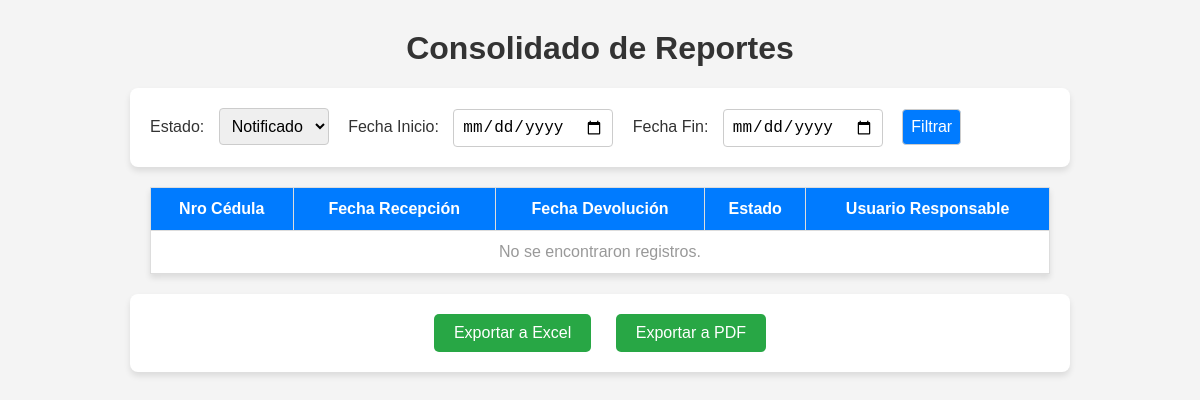
Page /reportes2.php?estado=Notificado on the earlier database version.
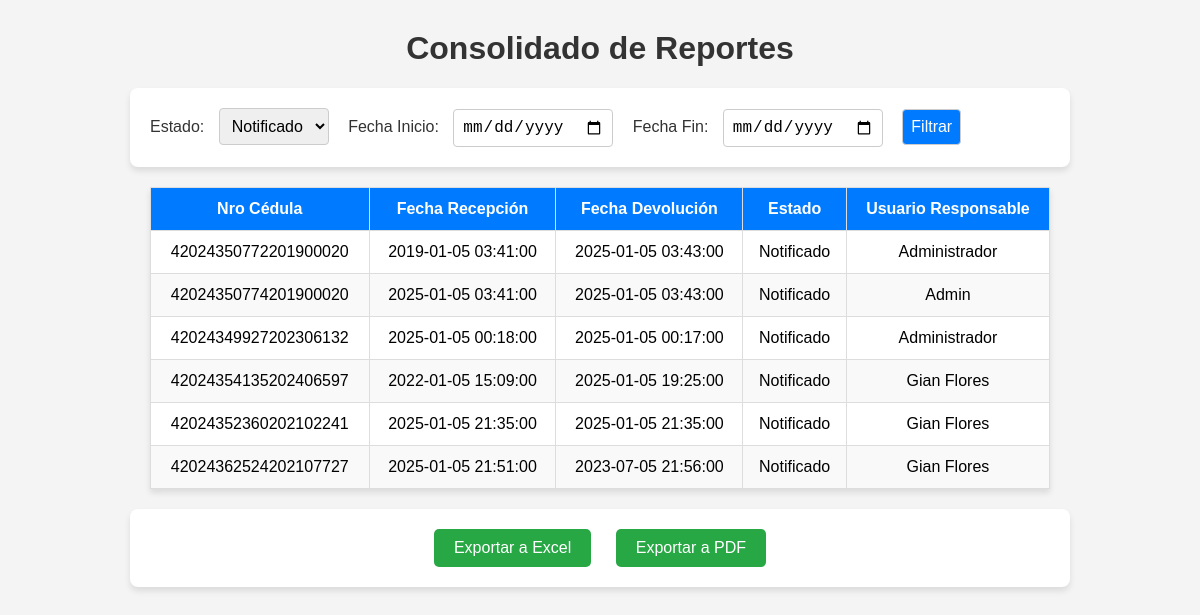
Same page on the later database version.
### tables this page shows
CREATE TABLE `c_ingresos` (
  `id` int(11) NOT NULL,
  `nro_cedula` varchar(20) NOT NULL,
  `id_usuario` int(11) NOT NULL,
  `cedula` varchar(250) NOT NULL,
  `anio` varchar(4) NOT NULL,
  `fecha_recep` datetime NOT NULL,
  `observaciones` varchar(250) DEFAULT NULL,
  `ipaddress` varchar(250) NOT NULL
);

CREATE TABLE `c_recepcion` (
  `id` int(11) NOT NULL,
  `nro_cedula` varchar(20) NOT NULL,
  `id_usuario` int(11) NOT NULL,
  `cedula` varchar(250) NOT NULL,
  `anio` varchar(250) NOT NULL,
  `fecha_devolucion` datetime DEFAULT NULL,
  `observaciones` varchar(250) DEFAULT NULL,
  `ipaddress` varchar(250) NOT NULL,
  `estado` varchar(250) NOT NULL
);

CREATE TABLE `usuarios` (
  `id` int(11) NOT NULL,
  `username` varchar(50) NOT NULL,
  `fullname` varchar(250) NOT NULL,
  `password` varchar(255) NOT NULL,
  `email` varchar(100) NOT NULL
);

### reportes2.php (the view, shortened to what this page needs)
<?php
require 'conexion.php';
$estado = isset($_GET['estado']) ? $_GET['estado'] : '';
$fecha_inicio = isset($_GET['fecha_inicio']) ? $_GET['fecha_inicio'] : '';
$fecha_fin = isset($_GET['fecha_fin']) ? $_GET['fecha_fin'] : '';
$query = "SELECT
            c_ingresos.nro_cedula,
            c_ingresos.fecha_recep,
            c_recepcion.fecha_devolucion,
            c_recepcion.estado,
            usuarios.fullname
          FROM
            c_ingresos
          LEFT JOIN
            c_recepcion ON c_ingresos.nro_cedula = c_recepcion.nro_cedula
          LEFT JOIN
            usuarios ON c_ingresos.id_usuario = usuarios.id
          WHERE 1=1";
if ($estado) {
    $query .= " AND c_recepcion.estado = '$estado'";
}
$result = $conn->query($query);
$registros = $result->fetch_all(MYSQLI_ASSOC);
?>
<!DOCTYPE html>
<html lang="es">
<head>
</head>
<body>
    <h1>Consolidado de Reportes</h1>
    <form method="GET" action="reportes2.php">
        <label for="estado">Estado:</label>
        <select name="estado" id="estado">
            <option value="Notificado" <?= $estado == 'Notificado' ? 'selected' : '' ?>>Notificado</option>
        </select>
        <label for="fecha_inicio">Fecha Inicio:</label>
        <input type="date" name="fecha_inicio" id="fecha_inicio" value="<?= $fecha_inicio ?>">
        <label for="fecha_fin">Fecha Fin:</label>
        <input type="date" name="fecha_fin" id="fecha_fin" value="<?= $fecha_fin ?>">
        <button type="submit">Filtrar</button>
    </form>
    <table>
        <thead>
            <tr>
                <th>Nro Cédula</th>
                <th>Fecha Recepción</th>
                <th>Fecha Devolución</th>
                <th>Estado</th>
                <th>Usuario Responsable</th>
            </tr>
        </thead>
        <tbody>
            <?php if (!empty($registros)): ?>
                <?php foreach ($registros as $registro): ?>
                    <tr>
                        <td><?= $registro['nro_cedula'] ?></td>
                        <td><?= $registro['fecha_recep'] ?></td>
                        <td><?= $registro['fecha_devolucion'] ?? 'Sin Devolución' ?></td>
                        <td><?= $registro['estado'] ?></td>
                        <td><?= $registro['fullname'] ?></td>
                    </tr>
                <?php endforeach; ?>
            <?php else: ?>
                <tr class="no-results">
                    <td colspan="5">No se encontraron registros.</td>
                </tr>
            <?php endif; ?>
        </tbody>
    </table>
    <div class="export-buttons">
        <form method="POST" action="exportar.php">
            <button type="submit" name="export_excel">Exportar a Excel</button>
            <button type="submit" name="export_pdf">Exportar a PDF</button>
        </form>
    </div>
</body>
</html>

### reportes2.php (style rules this page uses)
body { font-family: Arial, sans-serif; background-color: #f4f4f4; margin: 0; padding: 0; }
h1 { text-align: center; margin-top: 30px; color: #333; }
form { max-width: 900px; margin: 20px auto; background-color: #fff; padding: 20px; border-radius: 8px; box-shadow: 0 4px 6px rgba(0, 0, 0, 0.1); }
label { font-size: 1rem; margin-right: 10px; color: #333; }
select, input[type="date"], button { padding: 8px; font-size: 1rem; margin-right: 15px; border: 1px solid #ccc; border-radius: 4px; }
button { background-color: #007bff; color: white; cursor: pointer; }
table { width: 90%; max-width: 900px; margin: 20px auto; border-collapse: collapse; background-color: white; box-shadow: 0 4px 6px rgba(0, 0, 0, 0.1); }
th, td { padding: 12px; text-align: center; border: 1px solid #ddd; }
th { background-color: #007bff; color: white; }
tr:nth-child(even) { background-color: #f9f9f9; }
.export-buttons { text-align: center; margin-top: 20px; }
.export-buttons button { background-color: #28a745; color: white; padding: 10px 20px; margin: 0 10px; border-radius: 5px; border: none; }
.no-results { text-align: center; color: #999; }

Differences in the rows shown:
added c_ingresos: nro_cedula "42024350772201900020", fecha_recep "2019-01-05 03:41:00", c_recepcion.fecha_devolucion "2025-01-05 03:43:00", c_recepcion.estado "Notificado", id_usuario.fullname "Administrador"
added c_ingresos: nro_cedula "42024350774201900020", fecha_recep "2025-01-05 03:41:00", c_recepcion.fecha_devolucion "2025-01-05 03:43:00", c_recepcion.estado "Notificado", id_usuario.fullname "Admin"
added c_ingresos: nro_cedula "42024349927202306132", fecha_recep "2025-01-05 00:18:00", c_recepcion.fecha_devolucion "2025-01-05 00:17:00", c_recepcion.estado "Notificado", id_usuario.fullname "Administrador"
added c_ingresos: nro_cedula "42024354135202406597", fecha_recep "2022-01-05 15:09:00", c_recepcion.fecha_devolucion "2025-01-05 19:25:00", c_recepcion.estado "Notificado", id_usuario.fullname "Gian Flores"
added c_ingresos: nro_cedula "42024352360202102241", fecha_recep "2025-01-05 21:35:00", c_recepcion.fecha_devolucion "2025-01-05 21:35:00", c_recepcion.estado "Notificado", id_usuario.fullname "Gian Flores"
added c_ingresos: nro_cedula "42024362524202107727", fecha_recep "2025-01-05 21:51:00", c_recepcion.fecha_devolucion "2023-07-05 21:56:00", c_recepcion.estado "Notificado", id_usuario.fullname "Gian Flores"
Other differences:
text no longer shown: "No se encontraron registros."
